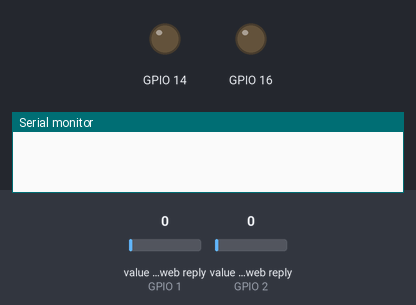
Bench run of a sketch on a simulated ESP8266 (NodeMCU). On the bench: output pins drawn as LEDs (lit = HIGH), the last lines printed to the serial monitor. The inputs (shaded band) are chosen by the test bench; at power-on: value in the web reply (sensors on GPIO 1, GPIO 2) 0. WiFi joins after 1.5 s; servers stay silent unless stated; web services answer with replies made up by the test bench.

Above: at 0.1 s.
At 0.7 s:
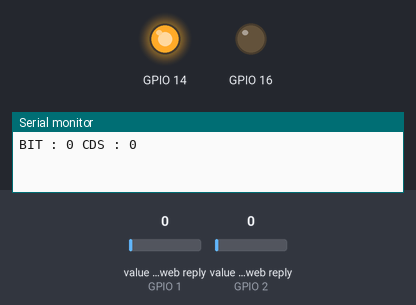
Timing chart, 0 to 2.2 s (numbered marks = the images above):
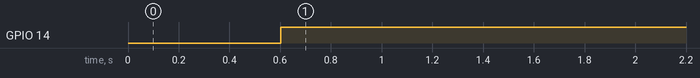

Measured:
- by itself, GPIO 14: LOW → HIGH at 0.60 s

The sketch:

iot_8_read.ino
```cpp
#include <ESP8266WiFi.h>
#include "ThingSpeak.h" // **

char ssid[] = "CAPSTONE" ;
char pass[] = "87654321" ;
WiFiClient client;
unsigned long mcn = 1899341; // mychannel number
const char *myreadAPIKey = "OA25QCNNOMLPS5O0";

void setup()  {
  WiFi.begin(ssid, pass);    // ** WiFi Start
  Serial.begin(115200);
  ThingSpeak.begin(client);
  pinMode(16, OUTPUT);
  pinMode(14, OUTPUT);
}

 void loop()  {
 int x = ThingSpeak.readIntField(mcn, 1);
 Serial.print("BIT : " );
 Serial.print(x);
 Serial.print(" ");
 if (x==1) { digitalWrite(16,HIGH);}
 else { digitalWrite(16, LOW);}

 int y = ThingSpeak.readIntField(mcn, 2);
 Serial.print("CDS : ");
 Serial.println(y);
 if (y <600) { digitalWrite(14, HIGH);}
 else {digitalWrite(14, LOW);}
 delay(3000);
 }
```
